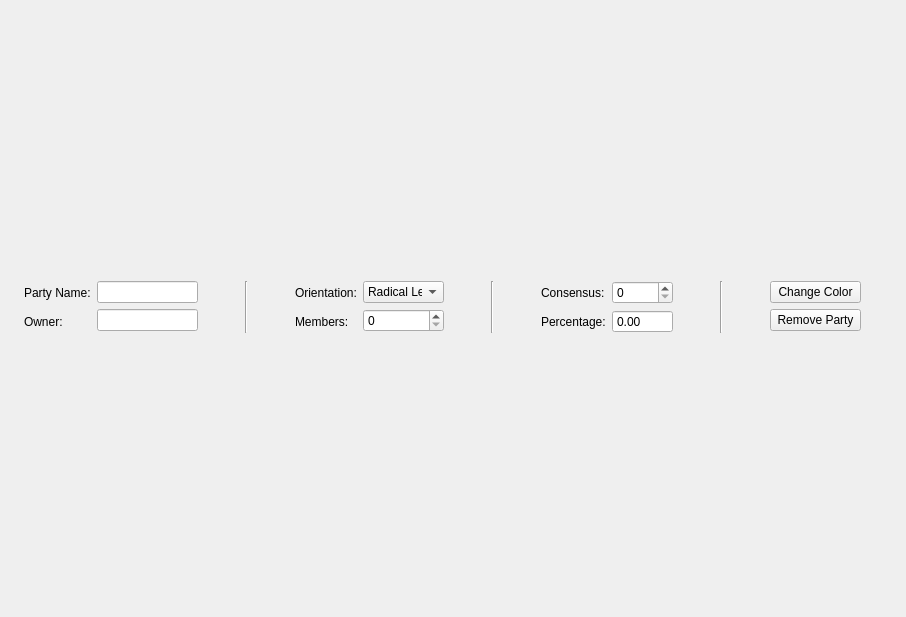
<?xml version="1.0" encoding="UTF-8"?>
<ui version="4.0">
 <class>SliceControlWidget</class>
 <widget class="QWidget" name="SliceControlWidget">
  <property name="geometry">
   <rect>
    <x>0</x>
    <y>0</y>
    <width>906</width>
    <height>617</height>
   </rect>
  </property>
  <property name="windowTitle">
   <string>Form</string>
  </property>
  <widget class="QWidget" name="layoutWidget">
   <property name="geometry">
    <rect>
     <x>11</x>
     <y>281</y>
     <width>891</width>
     <height>61</height>
    </rect>
   </property>
   <layout class="QHBoxLayout" name="totalWidget">
    <property name="sizeConstraint">
     <enum>QLayout::SetMaximumSize</enum>
    </property>
    <item>
     <layout class="QHBoxLayout" name="horizontalLayout">
      <item>
       <spacer name="horizontalSpacer_7">
        <property name="orientation">
         <enum>Qt::Horizontal</enum>
        </property>
        <property name="sizeHint" stdset="0">
         <size>
          <width>65</width>
          <height>17</height>
         </size>
        </property>
       </spacer>
      </item>
      <item>
       <layout class="QVBoxLayout" name="verticalLayout_2">
        <item>
         <widget class="QLabel" name="partyNameLabel">
          <property name="text">
           <string>Party Name:</string>
          </property>
         </widget>
        </item>
        <item>
         <widget class="QLabel" name="ownerLabel">
          <property name="text">
           <string>Owner:</string>
          </property>
         </widget>
        </item>
       </layout>
      </item>
      <item>
       <layout class="QVBoxLayout" name="verticalLayout">
        <item>
         <widget class="QLineEdit" name="partyNameLineEdit">
          <property name="minimumSize">
           <size>
            <width>101</width>
            <height>0</height>
           </size>
          </property>
          <property name="maximumSize">
           <size>
            <width>133</width>
            <height>16777215</height>
           </size>
          </property>
         </widget>
        </item>
        <item>
         <widget class="QLineEdit" name="ownerLineEdit">
          <property name="minimumSize">
           <size>
            <width>101</width>
            <height>0</height>
           </size>
          </property>
          <property name="maximumSize">
           <size>
            <width>133</width>
            <height>16777215</height>
           </size>
          </property>
         </widget>
        </item>
       </layout>
      </item>
     </layout>
    </item>
    <item>
     <spacer name="horizontalSpacer_3">
      <property name="orientation">
       <enum>Qt::Horizontal</enum>
      </property>
      <property name="sizeHint" stdset="0">
       <size>
        <width>100</width>
        <height>17</height>
       </size>
      </property>
     </spacer>
    </item>
    <item>
     <widget class="Line" name="line">
      <property name="orientation">
       <enum>Qt::Vertical</enum>
      </property>
     </widget>
    </item>
    <item>
     <spacer name="horizontalSpacer">
      <property name="orientation">
       <enum>Qt::Horizontal</enum>
      </property>
      <property name="sizeHint" stdset="0">
       <size>
        <width>100</width>
        <height>17</height>
       </size>
      </property>
     </spacer>
    </item>
    <item>
     <layout class="QHBoxLayout" name="horizontalLayout_2">
      <item>
       <layout class="QVBoxLayout" name="verticalLayout_4">
        <property name="sizeConstraint">
         <enum>QLayout::SetMinimumSize</enum>
        </property>
        <item>
         <widget class="QLabel" name="orientationLabel">
          <property name="text">
           <string>Orientation:</string>
          </property>
         </widget>
        </item>
        <item>
         <widget class="QLabel" name="membersLabel">
          <property name="text">
           <string>Members:</string>
          </property>
         </widget>
        </item>
       </layout>
      </item>
      <item>
       <layout class="QVBoxLayout" name="verticalLayout_3">
        <item>
         <widget class="QComboBox" name="orientationComboBox">
          <property name="minimumSize">
           <size>
            <width>81</width>
            <height>0</height>
           </size>
          </property>
          <property name="maximumSize">
           <size>
            <width>131</width>
            <height>16777215</height>
           </size>
          </property>
          <item>
           <property name="text">
            <string>Radical Left</string>
           </property>
          </item>
          <item>
           <property name="text">
            <string>Left</string>
           </property>
          </item>
          <item>
           <property name="text">
            <string>Centre Left</string>
           </property>
          </item>
          <item>
           <property name="text">
            <string>Centre</string>
           </property>
          </item>
          <item>
           <property name="text">
            <string>Centre Right</string>
           </property>
          </item>
          <item>
           <property name="text">
            <string>Right</string>
           </property>
          </item>
          <item>
           <property name="text">
            <string>Radical Right</string>
           </property>
          </item>
         </widget>
        </item>
        <item>
         <widget class="QSpinBox" name="membersSpinBox">
          <property name="sizePolicy">
           <sizepolicy hsizetype="Minimum" vsizetype="Fixed">
            <horstretch>0</horstretch>
            <verstretch>0</verstretch>
           </sizepolicy>
          </property>
          <property name="minimumSize">
           <size>
            <width>81</width>
            <height>0</height>
           </size>
          </property>
          <property name="maximumSize">
           <size>
            <width>131</width>
            <height>16777215</height>
           </size>
          </property>
          <property name="maximum">
           <number>1000</number>
          </property>
         </widget>
        </item>
       </layout>
      </item>
     </layout>
    </item>
    <item>
     <spacer name="horizontalSpacer_4">
      <property name="orientation">
       <enum>Qt::Horizontal</enum>
      </property>
      <property name="sizeHint" stdset="0">
       <size>
        <width>100</width>
        <height>17</height>
       </size>
      </property>
     </spacer>
    </item>
    <item>
     <widget class="Line" name="line_3">
      <property name="orientation">
       <enum>Qt::Vertical</enum>
      </property>
     </widget>
    </item>
    <item>
     <spacer name="horizontalSpacer_5">
      <property name="orientation">
       <enum>Qt::Horizontal</enum>
      </property>
      <property name="sizeHint" stdset="0">
       <size>
        <width>100</width>
        <height>17</height>
       </size>
      </property>
     </spacer>
    </item>
    <item>
     <layout class="QHBoxLayout" name="horizontalLayout_3">
      <item>
       <layout class="QVBoxLayout" name="verticalLayout_7">
        <item>
         <widget class="QLabel" name="consensusLabel">
          <property name="text">
           <string>Consensus:</string>
          </property>
         </widget>
        </item>
        <item>
         <widget class="QLabel" name="percentageLabel">
          <property name="text">
           <string>Percentage:</string>
          </property>
         </widget>
        </item>
       </layout>
      </item>
      <item>
       <layout class="QVBoxLayout" name="verticalLayout_6">
        <item>
         <widget class="QSpinBox" name="consensusSpinBox">
          <property name="minimumSize">
           <size>
            <width>61</width>
            <height>0</height>
           </size>
          </property>
          <property name="maximumSize">
           <size>
            <width>131</width>
            <height>16777215</height>
           </size>
          </property>
         </widget>
        </item>
        <item>
         <widget class="QDoubleSpinBox" name="percentageDoubleSpinBox">
          <property name="enabled">
           <bool>true</bool>
          </property>
          <property name="minimumSize">
           <size>
            <width>61</width>
            <height>0</height>
           </size>
          </property>
          <property name="maximumSize">
           <size>
            <width>131</width>
            <height>16777215</height>
           </size>
          </property>
          <property name="inputMethodHints">
           <set>Qt::ImhFormattedNumbersOnly</set>
          </property>
          <property name="readOnly">
           <bool>true</bool>
          </property>
          <property name="buttonSymbols">
           <enum>QAbstractSpinBox::NoButtons</enum>
          </property>
          <property name="specialValueText">
           <string/>
          </property>
          <property name="keyboardTracking">
           <bool>true</bool>
          </property>
          <property name="showGroupSeparator" stdset="0">
           <bool>false</bool>
          </property>
         </widget>
        </item>
       </layout>
      </item>
     </layout>
    </item>
    <item>
     <spacer name="horizontalSpacer_6">
      <property name="orientation">
       <enum>Qt::Horizontal</enum>
      </property>
      <property name="sizeHint" stdset="0">
       <size>
        <width>100</width>
        <height>17</height>
       </size>
      </property>
     </spacer>
    </item>
    <item>
     <widget class="Line" name="line_2">
      <property name="orientation">
       <enum>Qt::Vertical</enum>
      </property>
     </widget>
    </item>
    <item>
     <spacer name="horizontalSpacer_2">
      <property name="orientation">
       <enum>Qt::Horizontal</enum>
      </property>
      <property name="sizeHint" stdset="0">
       <size>
        <width>100</width>
        <height>17</height>
       </size>
      </property>
     </spacer>
    </item>
    <item>
     <layout class="QVBoxLayout" name="verticalLayout_5">
      <item>
       <widget class="QPushButton" name="changeColorButton">
        <property name="minimumSize">
         <size>
          <width>91</width>
          <height>0</height>
         </size>
        </property>
        <property name="maximumSize">
         <size>
          <width>201</width>
          <height>16777215</height>
         </size>
        </property>
        <property name="text">
         <string>Change Color</string>
        </property>
       </widget>
      </item>
      <item>
       <widget class="QPushButton" name="removePartyButton">
        <property name="minimumSize">
         <size>
          <width>91</width>
          <height>0</height>
         </size>
        </property>
        <property name="maximumSize">
         <size>
          <width>201</width>
          <height>16777215</height>
         </size>
        </property>
        <property name="styleSheet">
         <string notr="true"/>
        </property>
        <property name="text">
         <string>Remove Party</string>
        </property>
        <property name="flat">
         <bool>false</bool>
        </property>
       </widget>
      </item>
     </layout>
    </item>
    <item>
     <spacer name="horizontalSpacer_8">
      <property name="orientation">
       <enum>Qt::Horizontal</enum>
      </property>
      <property name="sizeHint" stdset="0">
       <size>
        <width>100</width>
        <height>17</height>
       </size>
      </property>
     </spacer>
    </item>
   </layout>
  </widget>
 </widget>
 <resources/>
 <connections/>
</ui>
